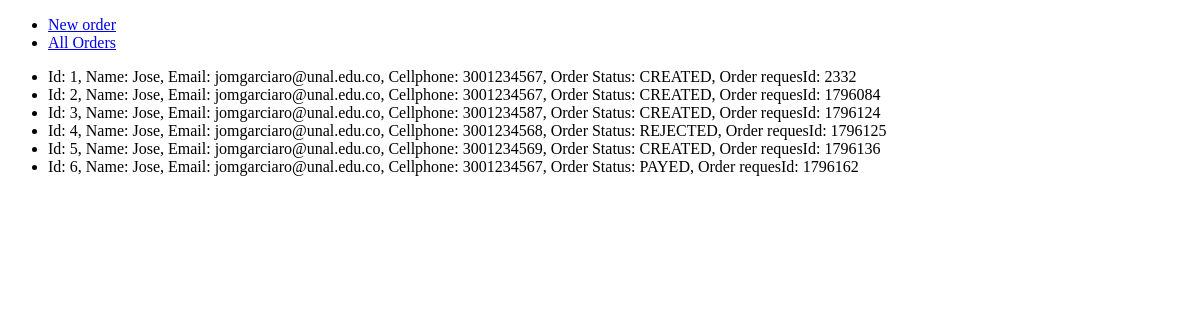
The page /all_orders/ on the database as committed earlier.
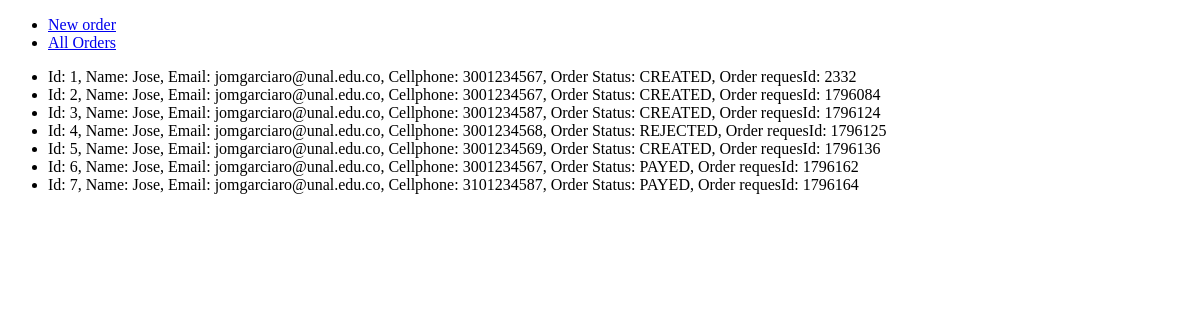
The same page on the database as committed later.
### Store/models.py (models this page shows)
class Order(models.Model):
    costumer_name = models.CharField("Name", max_length=80)
    costumer_email = models.EmailField("Email", max_length=120)
    costumer_mobile = models.CharField("Mobile", max_length=40)
    status = models.CharField("Status", max_length=20, default="CREATED")
    create_at = models.DateField(auto_now_add=True)
    update_at = models.DateField(auto_now=True)
    request_id = models.CharField(max_length=40)
    process_url = models.CharField(max_length=120)

### Store/views.py (the view)
# urls.py: path('all_orders/', all_orders_view, name='all_orders')
def all_orders_view(request):
    orders = Order.objects.all()
    context = {"orders": orders}
    return render(request, "Store/all_orders.html", context)

### Store/templates/Store/all_orders.html
{% extends 'Store/base.html' %}
{% block content %}
    <ul>
        {% for order in orders %}
            <li>Id: {{ order.id }},
                Name: {{ order.costumer_name }},
                Email: {{ order.costumer_email }},
                Cellphone: {{ order.costumer_mobile }},
                Order Status: {{ order.status }},
                Order requesId: {{ order.request_id }} </li>
        {% endfor %}
    </ul>
{% endblock content %}

Rows that differ between the two databases and show on the page:
added Order: id "7", costumer_name "Jose", costumer_email "jomgarciaro@unal.edu.co", costumer_mobile "3101234587", status "PAYED", request_id "1796164"
